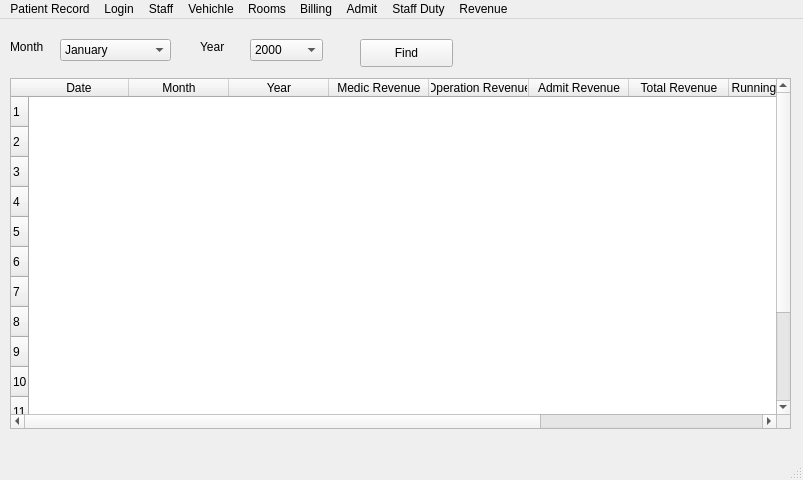
<?xml version="1.0" encoding="UTF-8"?>
<ui version="4.0">
 <class>MainWindow</class>
 <widget class="QMainWindow" name="MainWindow">
  <property name="geometry">
   <rect>
    <x>0</x>
    <y>0</y>
    <width>803</width>
    <height>480</height>
   </rect>
  </property>
  <property name="windowTitle">
   <string>MainWindow</string>
  </property>
  <widget class="QWidget" name="centralwidget">
   <widget class="QLabel" name="label">
    <property name="geometry">
     <rect>
      <x>10</x>
      <y>20</y>
      <width>55</width>
      <height>16</height>
     </rect>
    </property>
    <property name="text">
     <string>Month</string>
    </property>
   </widget>
   <widget class="QComboBox" name="comboBox">
    <property name="geometry">
     <rect>
      <x>60</x>
      <y>20</y>
      <width>111</width>
      <height>22</height>
     </rect>
    </property>
    <item>
     <property name="text">
      <string>January</string>
     </property>
    </item>
    <item>
     <property name="text">
      <string>February</string>
     </property>
    </item>
    <item>
     <property name="text">
      <string>March</string>
     </property>
    </item>
    <item>
     <property name="text">
      <string>April</string>
     </property>
    </item>
    <item>
     <property name="text">
      <string>May</string>
     </property>
    </item>
    <item>
     <property name="text">
      <string>June</string>
     </property>
    </item>
    <item>
     <property name="text">
      <string>July</string>
     </property>
    </item>
    <item>
     <property name="text">
      <string>August</string>
     </property>
    </item>
    <item>
     <property name="text">
      <string>September</string>
     </property>
    </item>
    <item>
     <property name="text">
      <string>October</string>
     </property>
    </item>
    <item>
     <property name="text">
      <string>November</string>
     </property>
    </item>
    <item>
     <property name="text">
      <string>December</string>
     </property>
    </item>
   </widget>
   <widget class="QLabel" name="label_2">
    <property name="geometry">
     <rect>
      <x>200</x>
      <y>20</y>
      <width>55</width>
      <height>16</height>
     </rect>
    </property>
    <property name="text">
     <string>Year</string>
    </property>
   </widget>
   <widget class="QComboBox" name="comboBox_2">
    <property name="geometry">
     <rect>
      <x>250</x>
      <y>20</y>
      <width>73</width>
      <height>22</height>
     </rect>
    </property>
    <item>
     <property name="text">
      <string>2000</string>
     </property>
    </item>
    <item>
     <property name="text">
      <string>2001</string>
     </property>
    </item>
    <item>
     <property name="text">
      <string>2002</string>
     </property>
    </item>
    <item>
     <property name="text">
      <string>2003</string>
     </property>
    </item>
    <item>
     <property name="text">
      <string>2004</string>
     </property>
    </item>
    <item>
     <property name="text">
      <string>2005</string>
     </property>
    </item>
    <item>
     <property name="text">
      <string>2006</string>
     </property>
    </item>
    <item>
     <property name="text">
      <string>2007</string>
     </property>
    </item>
    <item>
     <property name="text">
      <string>2008</string>
     </property>
    </item>
    <item>
     <property name="text">
      <string>2009</string>
     </property>
    </item>
    <item>
     <property name="text">
      <string>2010</string>
     </property>
    </item>
    <item>
     <property name="text">
      <string>2011</string>
     </property>
    </item>
    <item>
     <property name="text">
      <string>2012</string>
     </property>
    </item>
    <item>
     <property name="text">
      <string>2013</string>
     </property>
    </item>
    <item>
     <property name="text">
      <string>2014</string>
     </property>
    </item>
    <item>
     <property name="text">
      <string>2015</string>
     </property>
    </item>
    <item>
     <property name="text">
      <string>2016</string>
     </property>
    </item>
    <item>
     <property name="text">
      <string>2017</string>
     </property>
    </item>
    <item>
     <property name="text">
      <string>2018</string>
     </property>
    </item>
    <item>
     <property name="text">
      <string>2019</string>
     </property>
    </item>
    <item>
     <property name="text">
      <string>2020</string>
     </property>
    </item>
    <item>
     <property name="text">
      <string>2021</string>
     </property>
    </item>
   </widget>
   <widget class="QPushButton" name="pushButton">
    <property name="geometry">
     <rect>
      <x>360</x>
      <y>20</y>
      <width>93</width>
      <height>28</height>
     </rect>
    </property>
    <property name="text">
     <string>Find</string>
    </property>
   </widget>
   <widget class="QWidget" name="verticalLayoutWidget">
    <property name="geometry">
     <rect>
      <x>10</x>
      <y>59</y>
      <width>781</width>
      <height>351</height>
     </rect>
    </property>
    <layout class="QVBoxLayout" name="verticalLayout">
     <item>
      <widget class="QTableWidget" name="tableWidget">
       <property name="showGrid">
        <bool>false</bool>
       </property>
       <row>
        <property name="text">
         <string>1</string>
        </property>
       </row>
       <row>
        <property name="text">
         <string>2</string>
        </property>
       </row>
       <row>
        <property name="text">
         <string>3</string>
        </property>
       </row>
       <row>
        <property name="text">
         <string>4</string>
        </property>
       </row>
       <row>
        <property name="text">
         <string>5</string>
        </property>
       </row>
       <row>
        <property name="text">
         <string>6</string>
        </property>
       </row>
       <row>
        <property name="text">
         <string>7</string>
        </property>
       </row>
       <row>
        <property name="text">
         <string>8</string>
        </property>
       </row>
       <row>
        <property name="text">
         <string>9</string>
        </property>
       </row>
       <row>
        <property name="text">
         <string>10</string>
        </property>
       </row>
       <row>
        <property name="text">
         <string>11</string>
        </property>
       </row>
       <row>
        <property name="text">
         <string>12</string>
        </property>
       </row>
       <row>
        <property name="text">
         <string>13</string>
        </property>
       </row>
       <row>
        <property name="text">
         <string>14</string>
        </property>
       </row>
       <column>
        <property name="text">
         <string>Date</string>
        </property>
       </column>
       <column>
        <property name="text">
         <string>Month</string>
        </property>
       </column>
       <column>
        <property name="text">
         <string>Year</string>
        </property>
       </column>
       <column>
        <property name="text">
         <string>Medic Revenue</string>
        </property>
       </column>
       <column>
        <property name="text">
         <string>Operation Revenue</string>
        </property>
       </column>
       <column>
        <property name="text">
         <string>Admit Revenue</string>
        </property>
       </column>
       <column>
        <property name="text">
         <string>Total Revenue</string>
        </property>
       </column>
       <column>
        <property name="text">
         <string>Running Expense</string>
        </property>
       </column>
       <column>
        <property name="text">
         <string>Other Expense</string>
        </property>
       </column>
       <column>
        <property name="text">
         <string>Total Expense</string>
        </property>
       </column>
      </widget>
     </item>
    </layout>
   </widget>
  </widget>
  <widget class="QMenuBar" name="menubar">
   <property name="geometry">
    <rect>
     <x>0</x>
     <y>0</y>
     <width>803</width>
     <height>26</height>
    </rect>
   </property>
   <widget class="QMenu" name="menuPatient_Record">
    <property name="title">
     <string>Patient Record</string>
    </property>
   </widget>
   <widget class="QMenu" name="menuLogin">
    <property name="title">
     <string>Login</string>
    </property>
   </widget>
   <widget class="QMenu" name="menuStaff">
    <property name="title">
     <string>Staff</string>
    </property>
   </widget>
   <widget class="QMenu" name="menuVehichle">
    <property name="title">
     <string>Vehichle</string>
    </property>
   </widget>
   <widget class="QMenu" name="menuRooms">
    <property name="title">
     <string>Rooms</string>
    </property>
   </widget>
   <widget class="QMenu" name="menuBilling">
    <property name="title">
     <string>Billing</string>
    </property>
   </widget>
   <widget class="QMenu" name="menuStaff_Duty">
    <property name="title">
     <string>Staff Duty</string>
    </property>
   </widget>
   <widget class="QMenu" name="menuRevenue">
    <property name="title">
     <string>Revenue</string>
    </property>
   </widget>
   <widget class="QMenu" name="menuAdmit">
    <property name="title">
     <string>Admit</string>
    </property>
   </widget>
   <addaction name="menuPatient_Record"/>
   <addaction name="menuLogin"/>
   <addaction name="menuStaff"/>
   <addaction name="menuVehichle"/>
   <addaction name="menuRooms"/>
   <addaction name="menuBilling"/>
   <addaction name="menuAdmit"/>
   <addaction name="menuStaff_Duty"/>
   <addaction name="menuRevenue"/>
  </widget>
  <widget class="QStatusBar" name="statusbar"/>
 </widget>
 <resources/>
 <connections/>
</ui>
